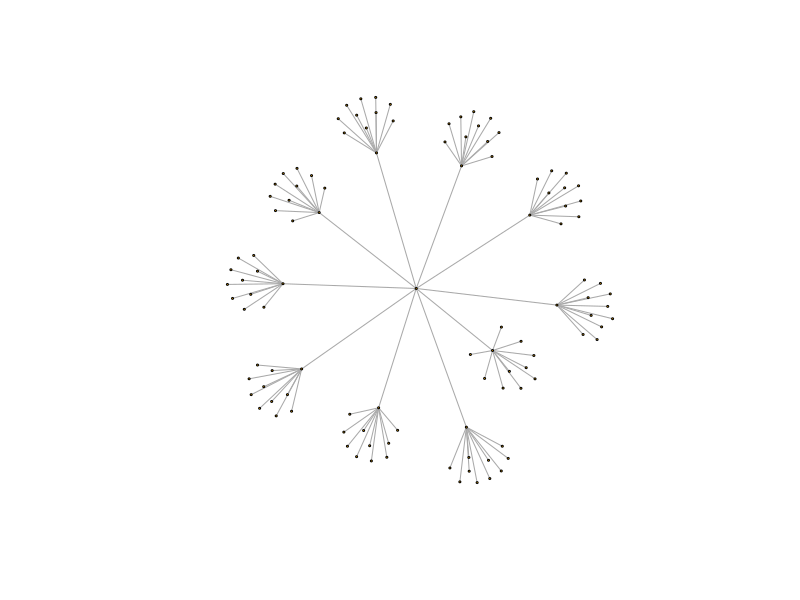
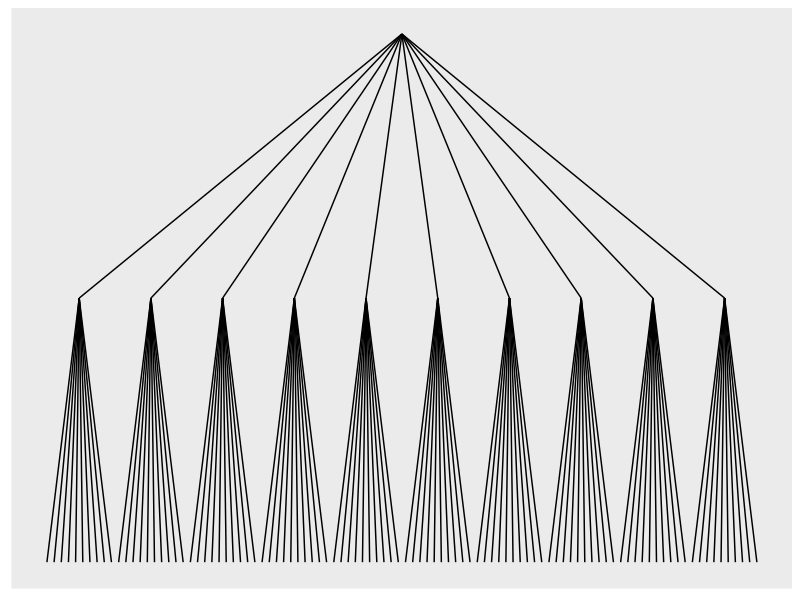
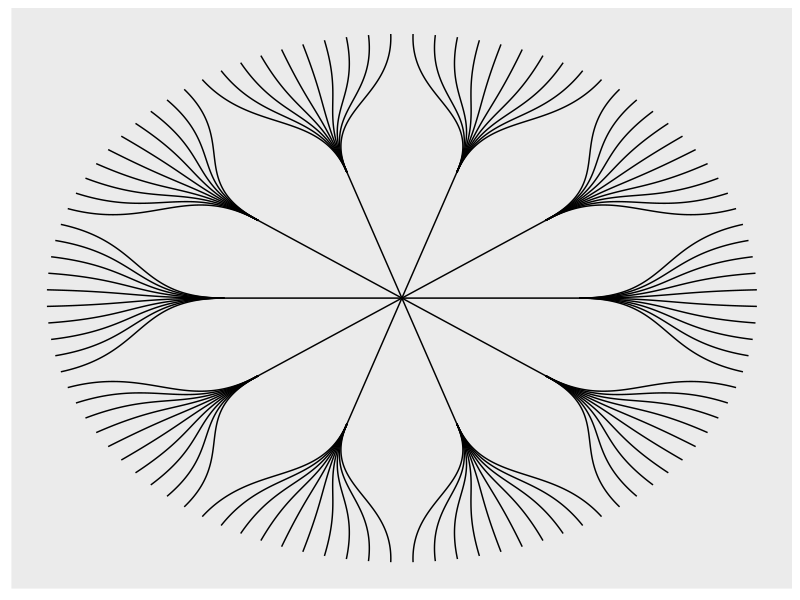

Here is the R script that generated these plots, in order:
## ---- chunk 1
library(tidyverse)

# for networks:
library(igraph)
library(ggraph)
## ---- chunk 2
d1 <- tibble(
  # one column with the same value, origin
  from = 'origin',
  to = paste('group', 1:10, sep = '_')
)

d2 <- tibble(
  # replicate the `to` values from d1
  from = rep(d1$to, each = 10), # replicate group_n 10 times each
  to = paste('subgroup', 1:100, sep = '_')
)

# then bind them together, as they have the same col names!
hierarchy <- rbind(d1, d2)

hierarchy
## ---- chunk 3
vertices <-data.frame(
    name = unique(c(hierarchy$to, hierarchy$from))
  )

vertices
## ---- chunk 4
# using igraph
mygraph <-
  graph_from_data_frame(
    hierarchy,
    vertices = vertices
  )

plot(mygraph,
     vertex.label = '',
     edge.arrow.size = 0,
     vertex.size = 0
)
## ---- chunk 5
mygraph %>%
  ggraph(
    layout = 'dendrogram',
    circular = F
  ) +
  geom_edge_link()

mygraph %>%
  ggraph(
    layout = 'dendrogram',
    circular = T
  ) +
  geom_edge_diagonal()
